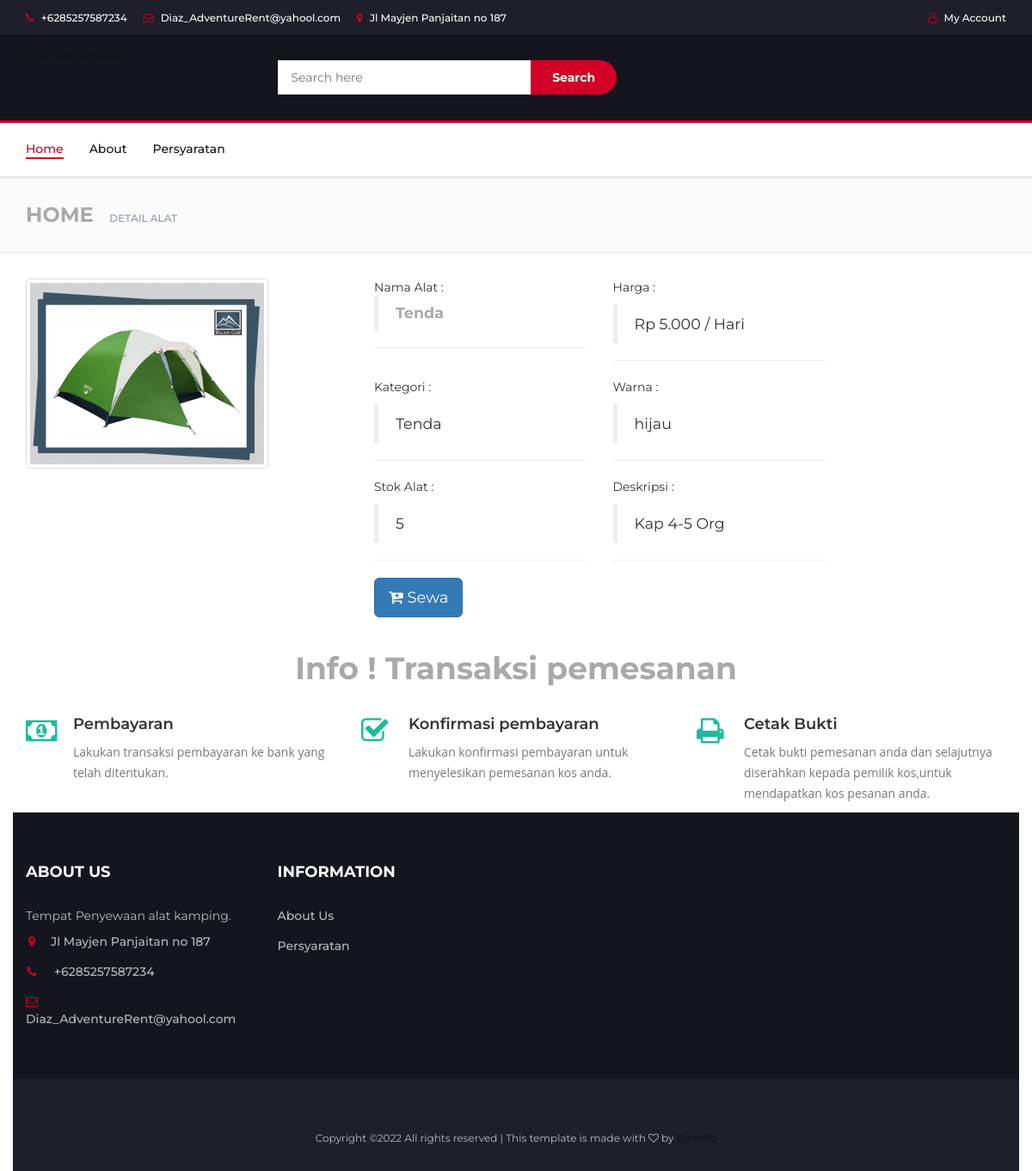
Screenshot of /beranda/lihat/16 with the database file from the repository.
### tables this page shows
CREATE TABLE `data_alat` (
  `ID_alat` int(25) NOT NULL,
  `kode` varchar(80) DEFAULT NULL,
  `nama_alat` varchar(80) DEFAULT NULL,
  `kategori` varchar(80) DEFAULT NULL,
  `stok_alat` int(80) DEFAULT NULL,
  `warna` varchar(10) DEFAULT NULL,
  `harga_sewa` int(80) DEFAULT NULL,
  `deskripsi` varchar(255) DEFAULT NULL,
  `gambar` varchar(255) DEFAULT NULL
);

### application/controllers/Beranda.php (called while the page is built, shortened)
<?php
class beranda extends CI_Controller {
	 function __construct()
    {
        $this->load->helper('url','date');
        $this->load->model('m_home');
        $this->load->library('session');
    }
	 public function lihat($id)
    {
		$this->load->model('m_home');
		$data_soal = $this->m_home->lihat_alat("where ID_alat = '$id'");
        if($data_soal->num_rows() ){
            $data=array(
                        "sewa"=>$this->m_home->lihat_alat("where ID_alat='$id'")->result(),
                        );
            $this->load->view("v_lihat_alat",$data);
        }else{
            $this->load->view("v_home",$data);
        }
    }
}

### index.php (called while the page is built, shortened)
<?php
require_once BASEPATH.'core/CodeIgniter.php';

### application/models/m_home.php (called while the page is built, shortened)
<?php
class M_home extends CI_Model {
	public function lihat_alat($where=""){
    $data= $this->db->query('select * from data_alat '.$where);
    return $data;
    }
}
?>

### application/views/v_lihat_alat.php (the view, shortened to what this page needs)
<!DOCTYPE html>
<html lang="en">
	<head>
 		<link type="text/css" rel="stylesheet" href="<?php echo base_url().'assets/electro/css/bootstrap.min.css' ?>"/>
 		<link type="text/css" rel="stylesheet" href="<?php echo base_url().'assets/electro/css/slick.css' ?> " />
 		<link type="text/css" rel="stylesheet" href="<?php echo base_url().'assets/electro/css/slick-theme.css'?>"/>
 		<link type="text/css" rel="stylesheet" href="<?php echo base_url().'assets/electro/css/nouislider.min.css'?>"/>
 		<link rel="stylesheet" href="<?php echo base_url().'assets/electro/css/font-awesome.min.css'?> ">
 		<link type="text/css" rel="stylesheet" href="<?php echo base_url().'assets/electro/css/style.css'?>"/>
    </head>
	<body>
		<header>
			<div id="top-header">
				<div class="container">
					<ul class="header-links pull-left">
						<li><a href="#"><i class="fa fa-phone"></i> +6285257587234</a></li>
						<li><a href="#"><i class="fa fa-envelope-o"></i> Diaz_AdventureRent@yahool.com</a></li>
						<li><a href="https://www.google.com/maps/dir/-7.973006,112.6079458/diaz+adventure+malang/@-7.9635559,112.6183499,18z/data=!4m9!4m8!1m1!4e1!1m5!1m1!1s0x2e78827872bb10cf:0x867405c6ae9018a2!2m2!1d112.619174!2d-7.953322">
						<i class="fa fa-map-marker"></i> Jl Mayjen Panjaitan no 187</a></li>
					</ul>
					<ul class="header-links pull-right">
						<li><a href=""><i class="fa fa-user-o"></i> My Account</a></li>
					</ul>
				</div>
			</div>
			<div id="header">
				<div class="container">
					<div class="row">
						<div class="col-md-3">
							<div class="header-logo">
								<a href="#" class="logo">
								<p>	Diaz Adventure </p>
								</a>
							</div>
						</div>
						<div class="col-md-6">
							<div class="header-search">
								<form>
									<input class="input" placeholder="Search here">
									<button class="search-btn">Search</button>
								</form>
							</div>
						</div>
						<div class="col-md-3 clearfix">
						</div>
					</div>
				</div>
			</div>
		</header>
		<nav id="navigation">
			<div class="container">
				<div id="responsive-nav">
					<ul class="main-nav nav navbar-nav">
						<li class="active"><a href="<?php echo base_url('beranda/index'); ?> ">Home</a></li>
						<li><a href="#">About</a></li>
						<li><a href="<?php echo base_url('beranda/persyaratan'); ?>">Persyaratan</a></li>
					</ul>
				</div>
			</div>
		</nav>
		<div id="breadcrumb" class="section">
			<div class="container">
				<div class="row">
					<div class="col-md-12">
						<h3 class="breadcrumb-header">Home</h3>
						<ul class="breadcrumb-tree">
							<li><a href="#">Detail Alat</a></li>
						</ul>
					</div>
				</div>
			</div>
		</div>
<section class="content right_sidebar">
			<div class="container">
				<div class="row">
				<?php
                   foreach ($sewa as $alat) { ?>
					<div class="col-xs-4 col-sm-4 col-md-4 col-lg-4">
						<div class="blog_large">
							<article class="post">
								<figure class="post_img">
										<img class="img-thumbnail" src="<?php echo base_url()."assets/"; ?>img/<?php echo $alat->gambar; ?>" alt="blog post">
								</figure>
							</article>
						</div>
					</div>
					<div class="col-xs-12 col-sm-6 col-md-6 col-lg-6">
						<div class="post_content">
									<div class="post_meta">
									<div class="col-md-6">
									Nama Alat :
										<h2><blockquote class="default">
											 <?php echo $alat->nama_alat; ?>
											 </blockquote>
										</h2>
										<hr>
									</div>
									<div class="col-md-6">
									<p>Harga :</p>
									<blockquote class="default">
										Rp <?php echo number_format($alat->harga_sewa,0,".",".") ?>  / Hari
										</blockquote>
										<hr>
										</div>
									</div>
									<div class="col-md-6">
										<p>Kategori :</p>
										<blockquote class="default">
										<?php echo $alat->kategori; ?>
										</blockquote>
										<hr>
										<p>Stok Alat :</p>
										<blockquote class="default">
										<?php echo $alat->stok_alat; ?>
										</blockquote>
										<hr>
									</div>
									<div class="col-md-6">
										<p>Warna :</p>
										<blockquote class="default">
										<?php echo $alat->warna; ?>
										</blockquote>
										<hr>
										<p>Deskripsi :</p>
										<blockquote class="default">
										<?php echo $alat->deskripsi; ?>
										</blockquote>
										<hr>
									</div>
									<div class="col-md-12">
									<a href="<?php echo base_url('beranda/ceklogin'); ?> " class="btn btn-primary btn-lg"><i class="fa fa-cart-plus"></i> Sewa</a>
									</div>
									<br>
									<br>
						</div>
					</div>
					<?php } ?>
        <section class="info_service">
            <div class="container">
                <div class="row sub_content">
                    <div class="col-lg-12 col-md-12 col-sm-12 wow fadeInDown">
                    <br>
                    <br>
                        <h1 class="intro text-center">Info ! Transaksi pemesanan</h1>
                    </div>
                    <div class="rs_box">
                        <div class="col-sm-4">
                            <div class="serviceBox_1">
                                <div class="service-icon">
                                    <i class="fa fa-money"></i>
                                </div>
                                <div class="service-content">
                                    <h3>Pembayaran</h3>
                                    <p>Lakukan transaksi pembayaran ke bank yang telah ditentukan.</p>
                                </div>
                            </div>
                        </div>
                        <div class="col-sm-4">
                            <div class="serviceBox_1">
                                <div class="service-icon">
                                    <i class="fa fa-check-square-o"></i>
                                </div>
                                <div class="service-content">
                                    <h3>Konfirmasi pembayaran</h3>
                                    <p>Lakukan konfirmasi pembayaran untuk menyelesikan pemesanan kos anda.</p>
                                </div>
                            </div>
                        </div>
                        <div class="col-sm-4">
                            <div class="serviceBox_1">
                                <div class="service-icon">
                                    <i class="fa fa-print"></i>
                                </div>
                                <div class="service-content">
                                    <h3>Cetak Bukti</h3>
                                    <p>Cetak bukti pemesanan anda dan selajutnya diserahkan kepada pemilik kos,untuk mendapatkan kos pesanan anda.</p>
                                </div>
                            </div>
                        </div>
                    </div>
                </div>
            </div>
        </section>
		<footer id="footer">
			<div class="section">
				<div class="container">
					<div class="row">
						<div class="col-md-3 col-xs-6">
							<div class="footer">
								<h3 class="footer-title">About Us</h3>
								<p>Tempat Penyewaan alat kamping.</p>
								<ul class="footer-links">
									<li><a href="#"><i class="fa fa-map-marker"></i>Jl Mayjen Panjaitan no 187</a></li>
									<li><a href="#"><i class="fa fa-phone"></i> +6285257587234</a></li>
									<li><a href="#"><i class="fa fa-envelope-o"></i>Diaz_AdventureRent@yahool.com</a></li>
								</ul>
							</div>
						</div>
						<div class="col-md-3 col-xs-6">
							<div class="footer">
								<h3 class="footer-title">Information</h3>
								<ul class="footer-links">
									<li><a href="#">About Us</a></li>
									<li><a href="#">Persyaratan</a></li>
								</ul>
							</div>
						</div>
					</div>
				</div>
			</div>
			<div id="bottom-footer" class="section">
				<div class="container">
					<div class="row">
						<div class="col-md-12 text-center">
							<span class="copyright">
								Copyright &copy;<script>document.write(new Date().getFullYear());</script> All rights reserved | This template is made with <i class="fa fa-heart-o" aria-hidden="true"></i> by <a href="https://colorlib.com" target="_blank">Colorlib</a>
							</span>
						</div>
					</div>
				</div>
			</div>
		</footer>
	</body>
</html>

### assets/electro/css/style.css (style rules this page uses)
body { font-family: 'Montserrat', sans-serif; font-weight: 400; color: #333; }
h1, h2, h3, h4, h5, h6 { color:#A9A9A9; font-weight: 700; margin: 0 0 10px; }
a { color: #131313; font-weight: 500; -webkit-transition: 0.2s color; transition: 0.2s color; }
ul, ol { margin: 0; padding: 0; list-style: none }
.input { height: 40px; padding: 0px 15px; border: 1px solid #E4E7ED; background-color: #FFF; width: 100%; }
.section { padding-top: 30px; padding-bottom: 30px; }
#breadcrumb { padding: 30px 0px; background: #FBFBFC; border-bottom: 1px solid #E4E7ED; margin-bottom: 30px; }
#breadcrumb .breadcrumb-header { display: inline-block; margin-top: 0px; margin-bottom: 0px; margin-right: 15px; text-transform: uppercase; }
#breadcrumb .breadcrumb-tree { display: inline-block; }
#breadcrumb .breadcrumb-tree li { display: inline-block; font-size: 12px; font-weight: 500; text-transform: uppercase; }
#breadcrumb .breadcrumb-tree li a { color: #8D99AE; }
#top-header { padding-top: 10px; padding-bottom: 10px; background-color: #1E1F29; }
.header-links li { display: inline-block; margin-right: 15px; font-size: 12px; }
.header-links li:last-child { margin-right: 0px; }
.header-links li a { color: #FFF; }
.header-links li i { color: #D10024; margin-right: 5px; }
#header { padding-top: 15px; padding-bottom: 15px; background-color: #15161D; }
.header-logo { float: left; }
.header-search { padding: 15px 0px; }
.header-search form { position: relative; }
.header-search form .input { width: calc(100% - 260px); margin-right: -4px; }
.header-search form .search-btn { height: 40px; width: 100px; background: #D10024; color: #FFF; font-weight: 700; border: none; border-radius: 0px 40px 40px 0px; }
#navigation { background: #FFF; border-bottom: 2px solid #E4E7ED; border-top: 3px solid #D10024; }
.main-nav>li+li { margin-left: 30px }
.main-nav>li>a { padding: 20px 0px; }
.main-nav>li>a:hover, .main-nav>li>a:focus, .main-nav>li.active>a { color: #D10024; background-color: transparent; }
.main-nav>li>a:after { content: ""; display: block; width: 0%; height: 2px; background-color: #D10024; -webkit-transition: 0.2s all; transition: 0.2s all; }
.main-nav>li>a:hover:after, .main-nav>li>a:focus:after, .main-nav>li.active>a:after { width: 100%; }
.info_service { padding: 30px 0 0; color: #FF4500; }
.serviceBox_1 { margin-top: 25px; }
.serviceBox_1 .service-icon { float: left; }
.serviceBox_1 .service-icon i { font-size: 34px; color: #1abc9c; }
.serviceBox_1 .service-content h3 { color: hsl(0, 0%, 20%); font-size: 18px; font-weight: 600; margin-top: 0; }
.serviceBox_1 .service-content { margin-left: 55px; }
.serviceBox_1 .service-content p { color:hsl(0, 0%, 47%); line-height: 24px; font-family: Open Sans, Helvetica, Arial, sans-serif; }
#footer { background: #15161D; color: #B9BABC; }
#bottom-footer { background: #1E1F29; }
.footer { margin: 30px 0px; }
.footer .footer-title { color: #FFF; text-transform: uppercase; font-size: 18px; margin: 0px 0px 30px; }
.footer-links li+li { margin-top: 15px; }
.footer-links li a { color: #B9BABC; }
.footer-links li i { margin-right: 15px; color: #D10024; width: 14px; text-align: center; }
.copyright { margin-top: 30px; display: block; font-size: 12px; }

### rows the page displays
data_alat: gambar (picture), nama_alat "Tenda", harga_sewa "5.000", kategori "Tenda", stok_alat "5", warna "hijau", deskripsi "Kap 4-5 Org"
